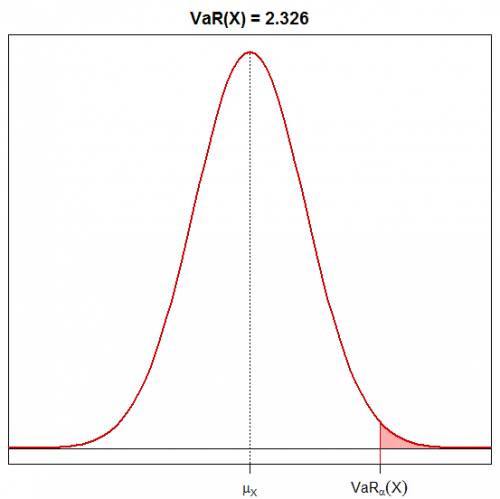

Write R code to recreate this figure.
# clear variables and close windows
rm(list = ls(all = TRUE))
graphics.off()

# install and load packages
libraries = c("rpanel")
lapply(libraries, function(x) if (!(x %in% installed.packages())) {
    install.packages(x)
})
lapply(libraries, library, quietly = TRUE, character.only = TRUE)

# Main computation
x        = seq(-6, 6, 0.1)
ylims    = c(0, 0.4)
limits.p = c(-20, 20)
panel    = rp.control()
rp.slider(panel, mean1, -4, 4, action = plot.conf.int, showvalue = T, initval = 0)
rp.slider(panel, sd1, 0.5, 3, action = plot.conf.int, showvalue = T, initval = 1)
rp.slider(panel, mean2, -4, 4, action = plot.conf.int, showvalue = T, initval = 1)
rp.slider(panel, sd2, 0.5, 3, action = plot.conf.int, showvalue = T, initval = 1)
rp.slider(panel, alpha, 0.5, 0.99, action = plot.conf.int, showvalue = T, initval = 0.99)
rp.checkbox(panel, compare, action = plot.conf.int)
rp.checkbox(panel, VaR, action = plot.conf.int)
rp.checkbox(panel, CVaR, action = plot.conf.int)
rp.button(panel, action = pdf.plot, title = "Save Plot")

panel$mean1   = 0
panel$mean2   = 1
panel$sd1     = 1
panel$sd2     = 1
panel$alpha   = 0.01
panel$compare = FALSE
panel$VaR     = FALSE

plot.conf.int = function(panel) {
    par(mai = c(0.4, 0.1, 0.4, 0.1))
    q1 = qnorm(panel$alpha, panel$mean1, panel$sd1)
    q2 = qnorm(panel$alpha, panel$mean2, panel$sd2)
    h  = 0.02
    if (!panel$compare) {
        if (panel$VaR) {
            plot(limits.p, c(0, 0), col = "black", xlim = c(-4, 4), ylim = c(0, 0.4), 
                lwd = 1, lty = "solid", main = paste("VaR(X) = ", round(q1, 3), sep = ""), 
                axes = F, frame = T, xlab = "", ylab = "")
        } else {
            plot(limits.p, c(0, 0), col = "black", xlim = c(-4, 4), ylim = c(0, 0.4), 
                lwd = 1, lty = "solid", main = paste("mu(X) = ", round(panel$mean1, 
                  3), sep = ""), axes = F, frame = T, xlab = "", ylab = "")
        }
    } else {
        if (panel$VaR) {
            plot(limits.p, c(0, 0), col = "black", xlim = c(-4, 4), ylim = c(0, 0.4), 
                lwd = 1, lty = "solid", main = paste("VaR(X) = ", round(q1, 3), ", VaR(Y) = ", 
                  round(q2, 3), sep = ""), axes = F, frame = T, xlab = "", ylab = "")
        } else {
            plot(limits.p, c(0, 0), col = "black", xlim = c(-4, 4), ylim = c(0, 0.4), 
                lwd = 1, lty = "solid", main = paste("mu(X) = ", round(panel$mean1, 
                  3), ", mu(Y) = ", round(panel$mean2, 3), sep = ""), axes = F, frame = T, 
                xlab = "", ylab = "")
        }
    }
    if (panel$VaR) 
        polygon(rbind(c(q1, 0), cbind(seq(q1, max(x) + 2, 0.1), dnorm(seq(q1, max(x) + 
            2, 0.1), panel$mean1, panel$sd1))), angle = 45, col = rgb(1, 0.2, 0.2, 
            0.4), lty = 1)  # 'light pink'
    if (panel$compare) 
        if (panel$VaR) 
            polygon(rbind(c(q2, 0), cbind(seq(q2, max(x) + 2, 0.1), dnorm(seq(q2, 
                max(x) + 2, 0.1), panel$mean2, panel$sd2))), angle = 45, col = rgb(0.2, 
                0.2, 1, 0.4), lty = 1)  # 'light blue'
    beta_x = (x[which(min(abs(dnorm(x[x < panel$mean2], panel$mean2, panel$sd2) - 
        h))[1] == abs(dnorm(x[x < panel$mean2], panel$mean2, panel$sd2) - h))] + 
        q2)/2
    alpha_x = (x[which(x == (x[x < panel$mean1])[1]) + which(min(abs(dnorm(x[x < 
        panel$mean1], panel$mean1, panel$sd1) - h))[1] == abs(dnorm(x[x < panel$mean1], 
        panel$mean1, panel$sd1) - h))] + q1)/2
    
    # if(panel$compare)if(panel$VaR)text(beta_x, dnorm(beta_x, panel$mean2, panel$sd2) / 2, expression(1-alpha)) if(panel$VaR)text(alpha_x, dnorm(alpha_x, panel$mean1, panel$sd1) / 2, expression(1-alpha))
    lines(limits.p, c(0, 0), col = "black", )
    lines(x, dnorm(x, panel$mean1, panel$sd1), type = "l", col = "red3", lwd = 2)
    if (panel$compare) 
        lines(x, dnorm(x, panel$mean2, panel$sd2), col = "blue3", lwd = 2)
    if (!panel$compare) {
        if (panel$VaR) {
            axis(1, c(panel$mean1, q1), c(expression(mu[X]), expression(VaR[alpha](X))))
        } else {
            axis(1, panel$mean1, expression(mu[X]))
        }
    } else {
        if (panel$VaR) {
            axis(1, c(panel$mean1, panel$mean2, q1, q2), c(expression(mu[X]), expression(mu[Y]), 
                expression(VaR[alpha](X)), expression(VaR[alpha](Y))))
        } else {
            axis(1, c(panel$mean1, panel$mean2), c(expression(mu[X]), expression(mu[Y])))
        }
    }
    lines(c(panel$mean1, panel$mean1), c(-1, dnorm(panel$mean1, panel$mean1, panel$sd1)), 
        lty = "dotted")
    if (panel$compare) 
        lines(c(panel$mean2, panel$mean2), c(-1, dnorm(panel$mean2, panel$mean2, 
            panel$sd2)), lty = "dotted")
    if (panel$VaR) 
        lines(c(q1, q1), c(-1, dnorm(q1, panel$mean1, panel$sd1)), lwd = 1, col = "red3")
    if (panel$compare) 
        if (panel$VaR) 
            lines(c(q2, q2), c(-1, dnorm(q2, panel$mean2, panel$sd2)), lwd = 1, col = "blue3")
    CVaRX = panel$sd1 * dnorm(qnorm(panel$alpha))/(1 - panel$alpha) + panel$mean1
    CVaRY = panel$sd2 * dnorm(qnorm(panel$alpha))/(1 - panel$alpha) + panel$mean2
    max.CVaR = max(dnorm(x, panel$mean1, panel$sd1), dnorm(x, panel$mean2, panel$sd2))
    if (panel$CVaR) {
        text(CVaRX, max(ylims) * 0.9, expression(CVaR[alpha](X)), col = "red3")
        lines(c(CVaRX, CVaRX), c(-1, max(ylims) * 0.87), lwd = 1, col = "red3")
    }
    if (panel$compare) 
        if (panel$CVaR) {
            text(CVaRY, max(ylims), expression(CVaR[alpha](Y)), col = "blue3")
            lines(c(CVaRY, CVaRY), c(-1, max(ylims) * 0.97), lwd = 1, col = "blue3")
        }
    panel
}
pdf.plot = function(panel) {
    pdf(paste("mu1_", (1000 * round(panel$mean1, 3)), "sd1_", (1000 * round(panel$sd1, 
        3)), "mu2_", (1000 * round(panel$mean2, 3)), "sd2_", (1000 * round(panel$sd2, 
        3)), if (panel$VaR) 
        "_VaR", if (panel$CVaR) 
        "_CVaR", if (panel$compare) 
        "_two", ".pdf", sep = ""), width = 6, height = 4)
    plot.conf.int(panel)
    dev.off()
}

# mu1 = -4
# sd1 = 2.46
# mu2 = -0.6
# sd2 = 1.0
